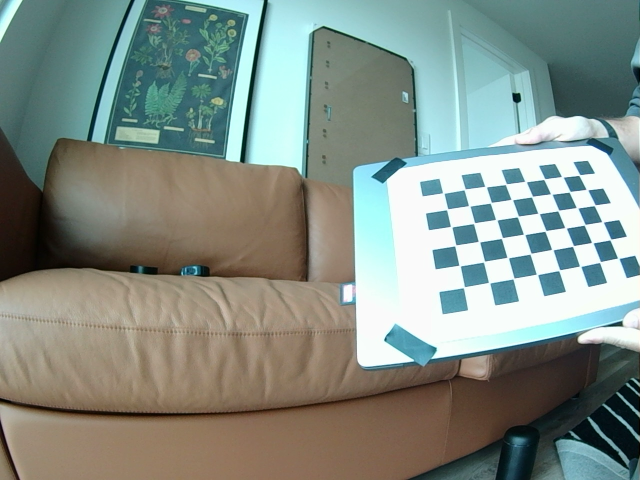
#> input picture software/vision/calibration/captures_remount/left/pair_000.png, 1280 x 960 px (shown at 1/2 size); its folder holds 4 pictures in this run
$ python stereo_calibrate.py   (older library calls are emulated)
#> lines starting #> are read from the running program, lines starting #| are printed output that depends on the picture
#!/usr/bin/env python3
"""
stereo_calibrate.py — compute stereo calibration from captured checkerboard pairs.

Pipeline:
  1. Detect + sub-pixel refine checkerboard corners in every left/right pair.
  2. Calibrate each lens individually (intrinsics K, distortion D).
  3. cv2.stereoCalibrate (FIX_INTRINSIC) -> relative rotation R, translation T.
  4. cv2.stereoRectify -> rectification R1/R2, projection P1/P2, reprojection Q.
  5. Save everything to an OpenCV FileStorage YAML that the Pi runtime loads
     directly with cv2.FileStorage (portable across machines; the calibration is
     a property of the camera, not the host).

Usage:
    python3 stereo_calibrate.py --captures captures \
        --inner-cols 9 --inner-rows 6 --square 25.0 [--show]
"""

import argparse
import glob
import os

import cv2
import numpy as np

SUBPIX_CRIT = (cv2.TERM_CRITERIA_EPS + cv2.TERM_CRITERIA_MAX_ITER, 30, 1e-3)
DETECT_FLAGS = cv2.CALIB_CB_ADAPTIVE_THRESH | cv2.CALIB_CB_NORMALIZE_IMAGE


def detect(gray, pattern):
    ok, corners = cv2.findChessboardCorners(gray, pattern, DETECT_FLAGS)
    if ok:
        corners = cv2.cornerSubPix(gray, corners, (11, 11), (-1, -1), SUBPIX_CRIT)
    return ok, corners


def main():
    ap = argparse.ArgumentParser()
    ap.add_argument("--captures", default="captures", help="Dir with left/ and right/ pairs")
    ap.add_argument("--inner-cols", type=int, default=8)
    ap.add_argument("--inner-rows", type=int, default=6)
    ap.add_argument("--square", type=float, default=23.25, help="Square size in mm")
    ap.add_argument("--out", default="stereo_calib.yaml")
    ap.add_argument("--rational", action="store_true",
                    help="Use the 8-term rational distortion model (better for wide/fisheye lenses)")
    ap.add_argument("--show", action="store_true", help="Preview rectified pair with epipolar lines")
    args = ap.parse_args()

    intr_flags = cv2.CALIB_RATIONAL_MODEL if args.rational else 0

    pattern = (args.inner_cols, args.inner_rows)

    # Object points: a planar grid in board coordinates, scaled to mm.
    objp = np.zeros((pattern[0] * pattern[1], 3), np.float32)
    objp[:, :2] = np.mgrid[0:pattern[0], 0:pattern[1]].T.reshape(-1, 2)
    objp *= args.square

    left_files = sorted(glob.glob(os.path.join(args.captures, "left", "*.png")))
    if not left_files:
        raise SystemExit(f"No images in {args.captures}/left/. Run capture_stereo.py first.")

    objpoints, imgpL, imgpR = [], [], []
    image_size = None
    used, skipped = 0, 0
    for lf in left_files:
        rf = lf.replace(os.sep + "left" + os.sep, os.sep + "right" + os.sep)
        if not os.path.exists(rf):
            skipped += 1
            continue
        il, ir = cv2.imread(lf), cv2.imread(rf)
#> il is the input picture: shape (960, 1280, 3); mean B, G, R 133.8, 141.8, 130.3
        gl = cv2.cvtColor(il, cv2.COLOR_BGR2GRAY)
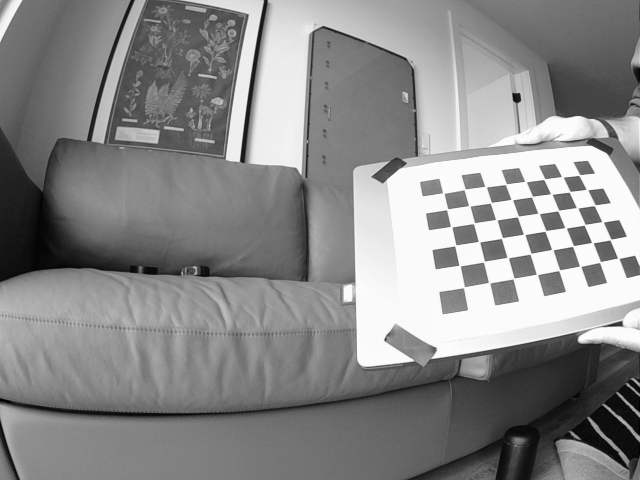
#> gl: shape (960, 1280) (shown at 1/2 size); min 0, max 255, mean 137.4
        gr = cv2.cvtColor(ir, cv2.COLOR_BGR2GRAY)
        if image_size is None:
            image_size = (gl.shape[1], gl.shape[0])  # (w, h)
#> image_size = (1280, 960)
        okl, cl = detect(gl, pattern)
#> in detect, `ok, corners = cv2.findChessboardCorners(gray, pattern, DETECT_FLAGS)`: ok = True; corners = 48 rows, first 8: [889.3, 387.3], [928.3, 380.6], [969.7, 372.6], [1013.4, 367.5], [1051.5, 364], [1087.1, 359.5], [1123.1, 352.9], [1157.9, 351.5]
#> in detect, `corners = cv2.cornerSubPix(gray, corners, (11, 11), (-1, -1), SUBPIX_C..`: corners = 48 rows, first 8: [887.3, 386.6], [929.8, 379.1], [971.8, 373.7], [1012.2, 368.8], [1051.7, 363.7], [1089, 358.8], [1125.3, 354.3], [1159.1, 350.6]
#> okl = True; cl has the same summary as corners in detect
        okr, cr = detect(gr, pattern)
#> in detect (call 2), `ok, corners = cv2.findChessboardCorners(gray, pattern, DETECT_FLAGS)`: corners = 48 rows, first 8: [889.3, 387.3], [928.3, 380.6], [969.7, 372.6], [1013.4, 367.5], [1051.5, 364], [1087.1, 359.5], [1123.1, 352.9], [1157.9, 351.5]
#> in detect (call 2), `corners = cv2.cornerSubPix(gray, corners, (11, 11), (-1, -1), SUBPIX_C..`: corners = 48 rows, first 8: [887.3, 386.6], [929.8, 379.1], [971.8, 373.7], [1012.2, 368.8], [1051.7, 363.7], [1089, 358.8], [1125.3, 354.3], [1159.1, 350.6]
#> okr = True; cr has the same summary as corners in detect
        if okl and okr:
            objpoints.append(objp)
            imgpL.append(cl)
            imgpR.append(cr)
            used += 1
        else:
            skipped += 1
            print(f"  skip {os.path.basename(lf)} (L={'ok' if okl else 'no'} R={'ok' if okr else 'no'})")
#> pass 2 of the loop in main, `for lf in left_files:`:
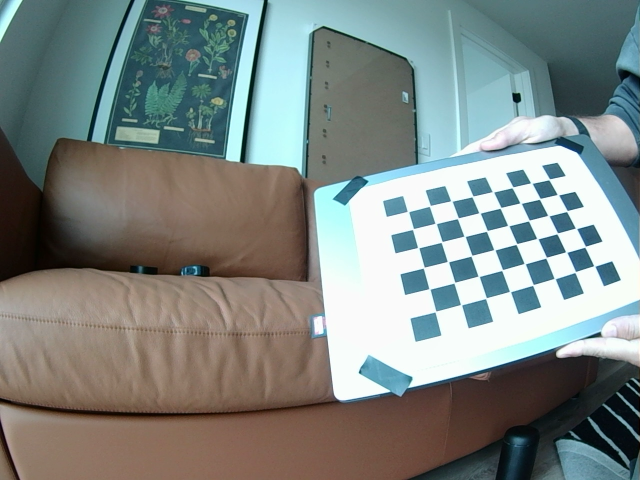
#> input picture software/vision/calibration/captures_remount/left/pair_001.png, 1280 x 960 px (shown at 1/2 size)
#> in main, il is the input picture: shape (960, 1280, 3); mean B, G, R 131.5, 134.4, 125.6
#> in main, `gl = cv2.cvtColor(il, cv2.COLOR_BGR2GRAY)`:
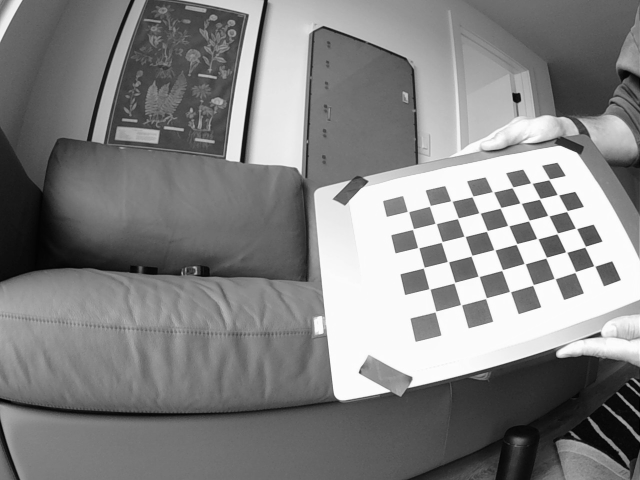
#> gl: shape (960, 1280) (shown at 1/2 size); min 0, max 255, mean 131.4
#> in detect (call 3), `ok, corners = cv2.findChessboardCorners(gray, pattern, DETECT_FLAGS)`: corners = 48 rows, first 8: [818.4, 424.4], [861.6, 411.1], [905.1, 403.1], [944.3, 394.6], [988.3, 384.9], [1024, 376.4], [1065.4, 367.2], [1097.8, 360.4]
#> in detect (call 3), `corners = cv2.cornerSubPix(gray, corners, (11, 11), (-1, -1), SUBPIX_C..`: corners = 48 rows, first 8: [816.6, 423.6], [860.3, 412.3], [903.4, 402.5], [945.4, 393.4], [986.5, 384.3], [1025.5, 375.2], [1063.3, 366.7], [1098.7, 359.3]
#> cl has the same summary as corners in detect
#> in detect (call 4), `ok, corners = cv2.findChessboardCorners(gray, pattern, DETECT_FLAGS)`: corners = 48 rows, first 8: [818.4, 424.4], [861.6, 411.1], [905.1, 403.1], [944.3, 394.6], [988.3, 384.9], [1024, 376.4], [1065.4, 367.2], [1097.8, 360.4]
#> in detect (call 4), `corners = cv2.cornerSubPix(gray, corners, (11, 11), (-1, -1), SUBPIX_C..`: corners = 48 rows, first 8: [816.6, 423.6], [860.3, 412.3], [903.4, 402.5], [945.4, 393.4], [986.5, 384.3], [1025.5, 375.2], [1063.3, 366.7], [1098.7, 359.3]
#> cr has the same summary as corners in detect
#> pass 3 of the loop in main, `for lf in left_files:`:
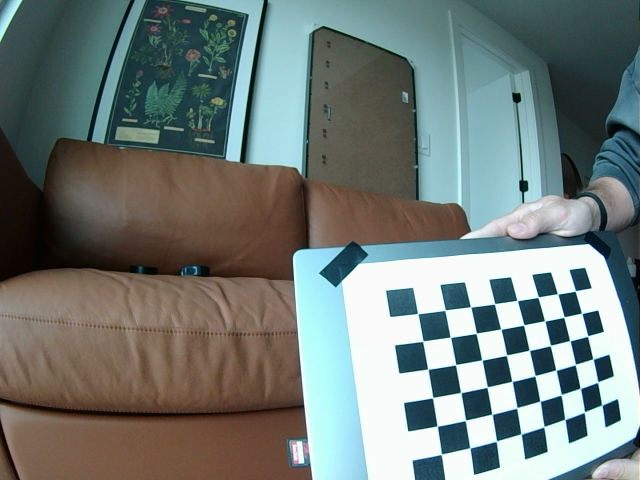
#> input picture software/vision/calibration/captures_remount/left/pair_002.png, 1280 x 960 px (shown at 1/2 size)
#> in main, il is the input picture: shape (960, 1280, 3); mean B, G, R 119.7, 123, 112.5
#> in main, `gl = cv2.cvtColor(il, cv2.COLOR_BGR2GRAY)`:
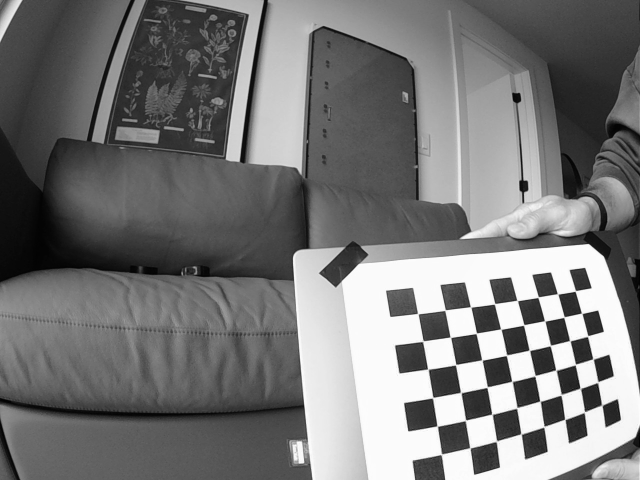
#> gl: shape (960, 1280) (shown at 1/2 size); min 0, max 255, mean 119.5
#> in detect (call 5), `ok, corners = cv2.findChessboardCorners(gray, pattern, DETECT_FLAGS)`: corners = 48 rows, first 8: [837.2, 628.6], [891.4, 619.6], [940.9, 613.8], [989, 608.7], [1033.9, 600.7], [1077.4, 593.8], [1115.6, 588.3], [1151.7, 581.6]
#> in detect (call 5), `corners = cv2.cornerSubPix(gray, corners, (11, 11), (-1, -1), SUBPIX_C..`: corners = 48 rows, first 8: [836.2, 627.8], [890.6, 620.7], [941.8, 614.5], [989.6, 608.2], [1034.8, 601.5], [1076.7, 594.8], [1115.7, 588.4], [1151.1, 582.4]
#> cl has the same summary as corners in detect
#> in detect (call 6), `ok, corners = cv2.findChessboardCorners(gray, pattern, DETECT_FLAGS)`: corners = 48 rows, first 8: [837.2, 628.6], [891.4, 619.6], [940.9, 613.8], [989, 608.7], [1033.9, 600.7], [1077.4, 593.8], [1115.6, 588.3], [1151.7, 581.6]
#> in detect (call 6), `corners = cv2.cornerSubPix(gray, corners, (11, 11), (-1, -1), SUBPIX_C..`: corners = 48 rows, first 8: [836.2, 627.8], [890.6, 620.7], [941.8, 614.5], [989.6, 608.2], [1034.8, 601.5], [1076.7, 594.8], [1115.7, 588.4], [1151.1, 582.4]
#> cr has the same summary as corners in detect
#> the loop made 4 passes; the first 3 are shown

    print(f"\n[calib] usable pairs: {used}  (skipped {skipped})")
    if used < 8:
#> (the run stopped early here; a loop or call above may not have finished)
